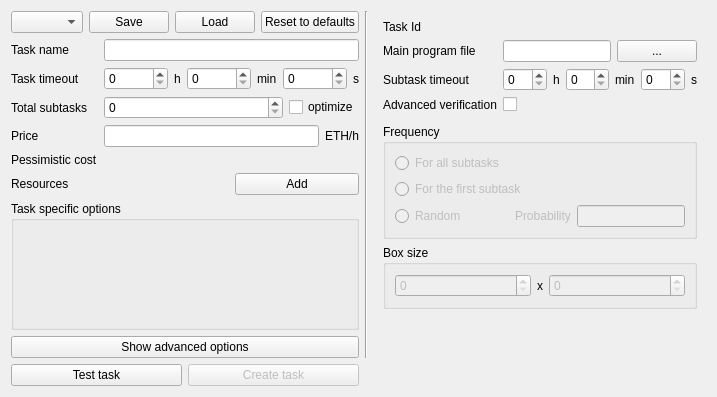
          <widget class="QWidget" name="newTaskPage">
           <layout class="QGridLayout" name="gridLayout_12">
            <item row="0" column="2">
             <widget class="QWidget" name="advanceNewTaskWidget" native="true">
              <layout class="QGridLayout" name="gridLayout_14">
               <item row="2" column="1">
                <widget class="QGroupBox" name="groupBox_2">
                 <property name="enabled">
                  <bool>true</bool>
                 </property>
                 <property name="toolTip">
                  <string>Width and height of a sample box used in advanced verification. A random part of a subtask will be rendered locally and compared with the result sent by a provider</string>
                 </property>
                 <property name="title">
                  <string>Box size</string>
                 </property>
                 <layout class="QHBoxLayout" name="horizontalLayout_23">
                  <item>
                   <widget class="QSpinBox" name="verificationSizeXSpinBox">
                    <property name="enabled">
                     <bool>false</bool>
                    </property>
                    <property name="maximum">
                     <number>1000000000</number>
                    </property>
                   </widget>
                  </item>
                  <item>
                   <widget class="QLabel" name="label_62">
                    <property name="sizePolicy">
                     <sizepolicy hsizetype="Maximum" vsizetype="Preferred">
                      <horstretch>0</horstretch>
                      <verstretch>0</verstretch>
                     </sizepolicy>
                    </property>
                    <property name="text">
                     <string>x</string>
                    </property>
                   </widget>
                  </item>
                  <item>
                   <widget class="QSpinBox" name="verificationSizeYSpinBox">
                    <property name="enabled">
                     <bool>false</bool>
                    </property>
                   </widget>
                  </item>
                 </layout>
                </widget>
               </item>
               <item row="1" column="1">
                <widget class="QGroupBox" name="groupBox">
                 <property name="enabled">
                  <bool>true</bool>
                 </property>
                 <property name="sizePolicy">
                  <sizepolicy hsizetype="Preferred" vsizetype="Minimum">
                   <horstretch>0</horstretch>
                   <verstretch>0</verstretch>
                  </sizepolicy>
                 </property>
                 <property name="toolTip">
                  <string>For which subtasks you want to perform advanced verification</string>
                 </property>
                 <property name="title">
                  <string>Frequency</string>
                 </property>
                 <layout class="QVBoxLayout" name="verticalLayout_7">
                  <item>
                   <widget class="QRadioButton" name="verificationForAllRadioButton">
                    <property name="enabled">
                     <bool>false</bool>
                    </property>
                    <property name="toolTip">
                     <string>Perform advanced verification for all subtasks</string>
                    </property>
                    <property name="text">
                     <string>For all subtasks</string>
                    </property>
                   </widget>
                  </item>
                  <item>
                   <widget class="QRadioButton" name="verificationForFirstRadioButton">
                    <property name="enabled">
                     <bool>false</bool>
                    </property>
                    <property name="toolTip">
                     <string>Perform advanced verification only for the first subtask</string>
                    </property>
                    <property name="text">
                     <string>For the first subtask</string>
                    </property>
                   </widget>
                  </item>
                  <item>
                   <layout class="QHBoxLayout" name="horizontalLayout_22">
                    <item>
                     <widget class="QRadioButton" name="verificationRandomRadioButton">
                      <property name="enabled">
                       <bool>false</bool>
                      </property>
                      <property name="sizePolicy">
                       <sizepolicy hsizetype="Maximum" vsizetype="Fixed">
                        <horstretch>0</horstretch>
                        <verstretch>0</verstretch>
                       </sizepolicy>
                      </property>
                      <property name="toolTip">
                       <string>Perform advanced verification for randomly chosen subtasks</string>
                      </property>
                      <property name="text">
                       <string>Random</string>
                      </property>
                     </widget>
                    </item>
                    <item>
                     <spacer name="horizontalSpacer_7">
                      <property name="orientation">
                       <enum>Qt::Horizontal</enum>
                      </property>
                      <property name="sizeHint" stdset="0">
                       <size>
                        <width>40</width>
                        <height>20</height>
                       </size>
                      </property>
                     </spacer>
                    </item>
                    <item>
                     <widget class="QLabel" name="probabilityLabel">
                      <property name="enabled">
                       <bool>false</bool>
                      </property>
                      <property name="sizePolicy">
                       <sizepolicy hsizetype="Maximum" vsizetype="Preferred">
                        <horstretch>0</horstretch>
                        <verstretch>0</verstretch>
                       </sizepolicy>
                      </property>
                      <property name="toolTip">
                       <string>Probability of choosing a subtask for advanced verification</string>
                      </property>
                      <property name="text">
                       <string>Probability</string>
                      </property>
                     </widget>
                    </item>
                    <item>
                     <widget class="QLineEdit" name="probabilityLineEdit">
                      <property name="enabled">
                       <bool>false</bool>
                      </property>
                      <property name="sizePolicy">
                       <sizepolicy hsizetype="Maximum" vsizetype="Fixed">
                        <horstretch>0</horstretch>
                        <verstretch>0</verstretch>
                       </sizepolicy>
                      </property>
                      <property name="minimumSize">
                       <size>
                        <width>50</width>
                        <height>0</height>
                       </size>
                      </property>
                      <property name="maxLength">
                       <number>10000</number>
                      </property>
                     </widget>
                    </item>
                   </layout>
                  </item>
                 </layout>
                </widget>
               </item>
               <item row="0" column="1">
                <layout class="QFormLayout" name="formLayout_8">
                 <property name="fieldGrowthPolicy">
                  <enum>QFormLayout::AllNonFixedFieldsGrow</enum>
                 </property>
                 <item row="0" column="0">
                  <widget class="QLabel" name="label_60">
                   <property name="toolTip">
                    <string>Identifier of this task</string>
                   </property>
                   <property name="text">
                    <string>Task Id</string>
                   </property>
                  </widget>
                 </item>
                 <item row="0" column="1">
                  <widget class="QLabel" name="taskIdLabel">
                   <property name="text">
                    <string/>
                   </property>
                  </widget>
                 </item>
                 <item row="1" column="0">
                  <widget class="QLabel" name="label_58">
                   <property name="toolTip">
                    <string>Select main program/script defining the task</string>
                   </property>
                   <property name="text">
                    <string>Main program file</string>
                   </property>
                  </widget>
                 </item>
                 <item row="1" column="1">
                  <layout class="QHBoxLayout" name="horizontalLayout_24">
                   <item>
                    <widget class="QLineEdit" name="mainProgramFileLineEdit"/>
                   </item>
                   <item>
                    <widget class="QPushButton" name="chooseMainProgramFileButton">
                     <property name="text">
                      <string>...</string>
                     </property>
                    </widget>
                   </item>
                  </layout>
                 </item>
                 <item row="2" column="0">
                  <widget class="QLabel" name="label_51">
                   <property name="toolTip">
                    <string>After this time subtask computation will be aborted</string>
                   </property>
                   <property name="text">
                    <string>Subtask timeout</string>
                   </property>
                  </widget>
                 </item>
                 <item row="2" column="1">
                  <layout class="QHBoxLayout" name="horizontalLayout_19">
                   <item>
                    <widget class="QSpinBox" name="subtaskTimeoutHourSpinBox"/>
                   </item>
                   <item>
                    <widget class="QLabel" name="label_52">
                     <property name="sizePolicy">
                      <sizepolicy hsizetype="Maximum" vsizetype="Preferred">
                       <horstretch>0</horstretch>
                       <verstretch>0</verstretch>
                      </sizepolicy>
                     </property>
                     <property name="text">
                      <string>h</string>
                     </property>
                    </widget>
                   </item>
                   <item>
                    <widget class="QSpinBox" name="subtaskTimeoutMinSpinBox"/>
                   </item>
                   <item>
                    <widget class="QLabel" name="label_53">
                     <property name="sizePolicy">
                      <sizepolicy hsizetype="Maximum" vsizetype="Preferred">
                       <horstretch>0</horstretch>
                       <verstretch>0</verstretch>
                      </sizepolicy>
                     </property>
                     <property name="text">
                      <string>min</string>
                     </property>
                    </widget>
                   </item>
                   <item>
                    <widget class="QSpinBox" name="subtaskTimeoutSecSpinBox"/>
                   </item>
                   <item>
                    <widget class="QLabel" name="label_54">
                     <property name="sizePolicy">
                      <sizepolicy hsizetype="Maximum" vsizetype="Preferred">
                       <horstretch>0</horstretch>
                       <verstretch>0</verstretch>
                      </sizepolicy>
                     </property>
                     <property name="text">
                      <string>s</string>
                     </property>
                    </widget>
                   </item>
                  </layout>
                 </item>
                 <item row="3" column="0">
                  <widget class="QLabel" name="label_59">
                   <property name="toolTip">
                    <string>Check this if you want to enable advanced subtask verification</string>
                   </property>
                   <property name="text">
                    <string>Advanced verification</string>
                   </property>
                  </widget>
                 </item>
                 <item row="3" column="1">
                  <widget class="QCheckBox" name="advanceVerificationCheckBox">
                   <property name="text">
                    <string/>
                   </property>
                  </widget>
                 </item>
                 <item row="5" column="1">
                  <widget class="QWidget" name="advancVerificationWidget" native="true"/>
                 </item>
                </layout>
               </item>
               <item row="3" column="1">
                <spacer name="verticalSpacer">
                 <property name="orientation">
                  <enum>Qt::Vertical</enum>
                 </property>
                 <property name="sizeHint" stdset="0">
                  <size>
                   <width>20</width>
                   <height>40</height>
                  </size>
                 </property>
                </spacer>
               </item>
              </layout>
             </widget>
            </item>
            <item row="1" column="0">
             <layout class="QHBoxLayout" name="horizontalLayout_21">
              <item>
               <widget class="QPushButton" name="testTaskButton">
                <property name="toolTip">
                 <string>Run task test. Required to push the task to network</string>
                </property>
                <property name="text">
                 <string>Test task</string>
                </property>
               </widget>
              </item>
              <item>
               <widget class="QPushButton" name="finishButton">
                <property name="enabled">
                 <bool>false</bool>
                </property>
                <property name="toolTip">
                 <string>Add this task</string>
                </property>
                <property name="text">
                 <string>Create task</string>
                </property>
               </widget>
              </item>
             </layout>
            </item>
            <item row="0" column="0">
             <layout class="QHBoxLayout" name="horizontalLayout_16">
              <item>
               <layout class="QVBoxLayout" name="verticalLayout_5">
                <item>
                 <layout class="QHBoxLayout" name="horizontalLayout_17">
                  <item>
                   <widget class="QComboBox" name="taskTypeComboBox">
                    <property name="sizePolicy">
                     <sizepolicy hsizetype="Preferred" vsizetype="Maximum">
                      <horstretch>0</horstretch>
                      <verstretch>0</verstretch>
                     </sizepolicy>
                    </property>
                    <property name="toolTip">
                     <string>Type of the task</string>
                    </property>
                   </widget>
                  </item>
                  <item>
                   <widget class="QPushButton" name="saveButton">
                    <property name="toolTip">
                     <string>Save this task</string>
                    </property>
                    <property name="text">
                     <string>Save</string>
                    </property>
                   </widget>
                  </item>
                  <item>
                   <widget class="QPushButton" name="loadButton">
                    <property name="toolTip">
                     <string>Read task from file</string>
                    </property>
                    <property name="text">
                     <string>Load</string>
                    </property>
                   </widget>
                  </item>
                  <item>
                   <widget class="QPushButton" name="resetToDefaultButton">
                    <property name="toolTip">
                     <string>Restore default task settings. Warning: you will loose current task definition if it is not saved!</string>
                    </property>
                    <property name="text">
                     <string>Reset to defaults</string>
                    </property>
                   </widget>
                  </item>
                 </layout>
                </item>
                <item>
                 <layout class="QFormLayout" name="formLayout_7">
                  <property name="fieldGrowthPolicy">
                   <enum>QFormLayout::AllNonFixedFieldsGrow</enum>
                  </property>
                  <item row="3" column="0">
                   <widget class="QLabel" name="label_46">
                    <property name="toolTip">
                     <string>How long can you wait for a final result</string>
                    </property>
                    <property name="text">
                     <string>Task timeout</string>
                    </property>
                   </widget>
                  </item>
                  <item row="3" column="1">
                   <layout class="QHBoxLayout" name="horizontalLayout_18">
                    <item>
                     <widget class="QSpinBox" name="fullTaskTimeoutHourSpinBox"/>
                    </item>
                    <item>
                     <widget class="QLabel" name="label_48">
                      <property name="sizePolicy">
                       <sizepolicy hsizetype="Maximum" vsizetype="Preferred">
                        <horstretch>0</horstretch>
                        <verstretch>0</verstretch>
                       </sizepolicy>
                      </property>
                      <property name="text">
                       <string>h</string>
                      </property>
                     </widget>
                    </item>
                    <item>
                     <widget class="QSpinBox" name="fullTaskTimeoutMinSpinBox">
                      <property name="sizePolicy">
                       <sizepolicy hsizetype="Minimum" vsizetype="Fixed">
                        <horstretch>0</horstretch>
                        <verstretch>0</verstretch>
                       </sizepolicy>
                      </property>
                     </widget>
                    </item>
                    <item>
                     <widget class="QLabel" name="label_49">
                      <property name="sizePolicy">
                       <sizepolicy hsizetype="Maximum" vsizetype="Preferred">
                        <horstretch>0</horstretch>
                        <verstretch>0</verstretch>
                       </sizepolicy>
                      </property>
                      <property name="text">
                       <string>min</string>
                      </property>
                     </widget>
                    </item>
                    <item>
                     <widget class="QSpinBox" name="fullTaskTimeoutSecSpinBox"/>
                    </item>
                    <item>
                     <widget class="QLabel" name="label_50">
                      <property name="sizePolicy">
                       <sizepolicy hsizetype="Maximum" vsizetype="Preferred">
                        <horstretch>0</horstretch>
                        <verstretch>0</verstretch>
                       </sizepolicy>
                      </property>
                      <property name="text">
                       <string>s</string>
                      </property>
                     </widget>
                    </item>
                   </layout>
                  </item>
                  <item row="4" column="0">
                   <widget class="QLabel" name="label_55">
                    <property name="toolTip">
                     <string>Into how many subtasks you want to split the task</string>
                    </property>
                    <property name="text">
                     <string>Total subtasks</string>
                    </property>
                   </widget>
                  </item>
                  <item row="4" column="1">
                   <layout class="QHBoxLayout" name="horizontalLayout_20">
                    <item>
                     <widget class="QSpinBox" name="totalSpinBox"/>
                    </item>
                    <item>
                     <widget class="QCheckBox" name="optimizeTotalCheckBox">
                      <property name="sizePolicy">
                       <sizepolicy hsizetype="Maximum" vsizetype="Fixed">
                        <horstretch>0</horstretch>
                        <verstretch>0</verstretch>
                       </sizepolicy>
                      </property>
                      <property name="toolTip">
                       <string>Let Golem calculate optimal task division</string>
                      </property>
                      <property name="text">
                       <string>optimize</string>
                      </property>
                     </widget>
                    </item>
                   </layout>
                  </item>
                  <item row="5" column="0">
                   <widget class="QLabel" name="label_56">
                    <property name="toolTip">
                     <string>Price for an hour of computation</string>
                    </property>
                    <property name="text">
                     <string>Price</string>
                    </property>
                   </widget>
                  </item>
                  <item row="5" column="1">
                   <layout class="QHBoxLayout" name="horizontalLayout_21">
                    <item>
                     <widget class="QLineEdit" name="taskMaxPriceLineEdit"/>
                    </item>
                    <item>
                     <widget class="QLabel" name="label_57">
                      <property name="toolTip">
                       <string>ETH per an hour of computation</string>
                      </property>
                      <property name="text">
                       <string>ETH/h</string>
                      </property>
                     </widget>
                    </item>
                   </layout>
                  </item>
                  <item row="6" column="0">
                   <widget class="QLabel" name="pessimisticCostConst">
                    <property name="toolTip">
                     <string>How much will the whole task cost pessimistically. This can't be estimated if &quot;optimize&quot; is checked.</string>
                    </property>
                    <property name="text">
                     <string>Pessimistic cost</string>
                    </property>
                   </widget>
                  </item>
                  <item row="6" column="1">
                   <widget class="QLabel" name="pessimisticCostLabel">
                    <property name="text">
                     <string/>
                    </property>
                   </widget>
                  </item>
                  <item row="7" column="1">
                   <layout class="QHBoxLayout" name="horizontalLayout_25">
                    <item>
                     <widget class="QLabel" name="resourceFilesLabel">
                      <property name="text">
                       <string/>
                      </property>
                     </widget>
                    </item>
                    <item>
                     <widget class="QPushButton" name="addResourceButton">
                      <property name="toolTip">
                       <string>Click to add resources</string>
                      </property>
                      <property name="text">
                       <string>Add</string>
                      </property>
                     </widget>
                    </item>
                   </layout>
                  </item>
                  <item row="7" column="0">
                   <widget class="QLabel" name="label_15">
                    <property name="toolTip">
                     <string>Additional data needed to compute the task</string>
                    </property>
                    <property name="text">
                     <string>Resources</string>
                    </property>
                   </widget>
                  </item>
                  <item row="2" column="0">
                   <widget class="QLabel" name="taskNameLabel">
                    <property name="locale">
                     <locale language="English" country="UnitedKingdom"/>
                    </property>
                    <property name="text">
                     <string>Task name</string>
                    </property>
                   </widget>
                  </item>
                  <item row="2" column="1">
                   <widget class="QLineEdit" name="taskNameLineEdit"/>
                  </item>
                 </layout>
                </item>
                <item>
                 <widget class="QGroupBox" name="taskSpecificGroupBox">
                  <property name="sizePolicy">
                   <sizepolicy hsizetype="Preferred" vsizetype="Expanding">
                    <horstretch>0</horstretch>
                    <verstretch>0</verstretch>
                   </sizepolicy>
                  </property>
                  <property name="title">
                   <string>Task specific options</string>
                  </property>
                  <layout class="QGridLayout" name="gridLayout_16">
                   <item row="0" column="0">
                    <layout class="QGridLayout" name="taskSpecificLayout"/>
                   </item>
                  </layout>
                 </widget>
                </item>
                <item>
                 <widget class="QPushButton" name="showAdvanceNewTaskButton">
                  <property name="text">
                   <string>Show advanced options</string>
                  </property>
                 </widget>
                </item>
               </layout>
              </item>
             </layout>
            </item>
            <item row="0" column="1">
             <widget class="Line" name="line_2">
              <property name="orientation">
               <enum>Qt::Vertical</enum>
              </property>
             </widget>
            </item>
           </layout>
          </widget>
